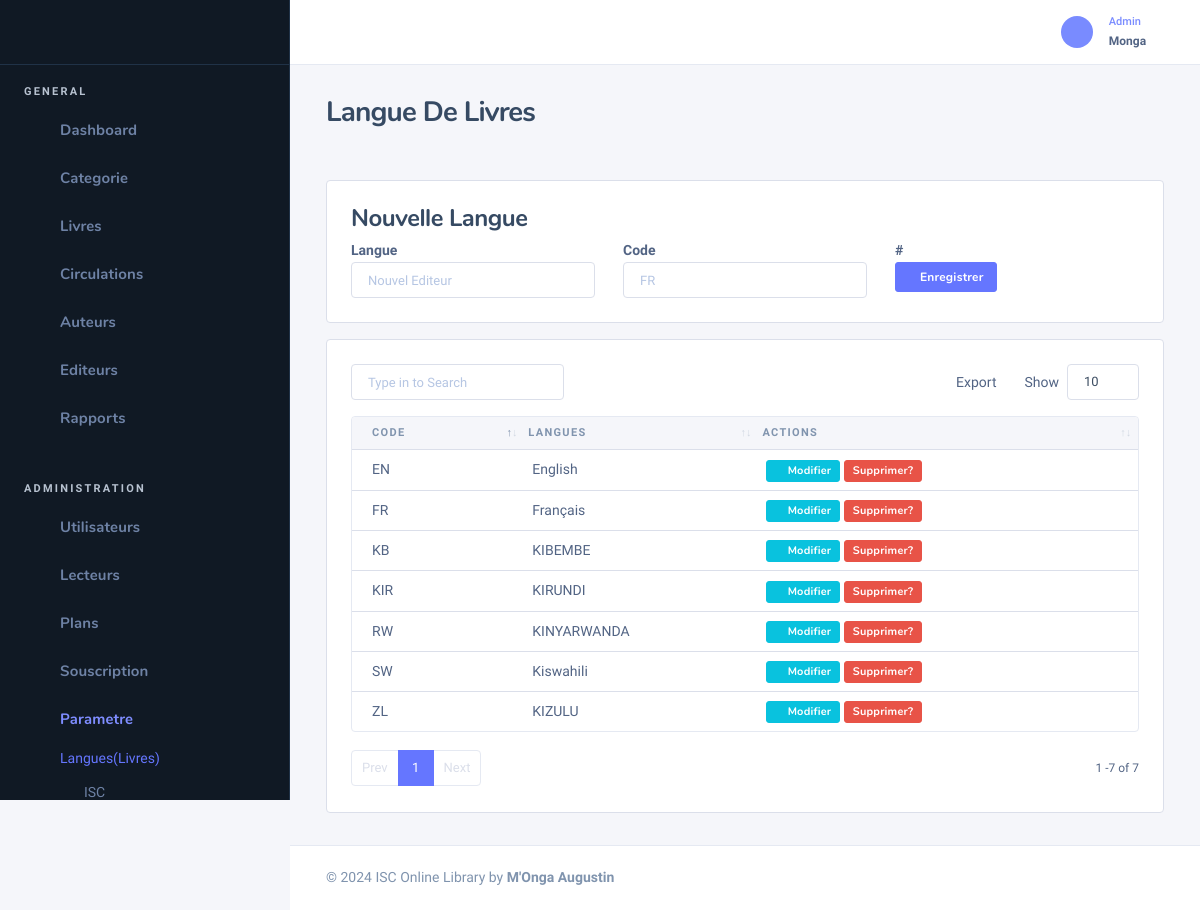
/blanguage (signed in), run on the app's committed database.
### tables this page shows
CREATE TABLE `tbl_books_language` (
  `id_book_language` int(11) NOT NULL,
  `names` varchar(20) DEFAULT NULL,
  `code` varchar(10) DEFAULT NULL
);

### Models/Admin/book.class.php (called while the page is built, shortened)
<?php
class Book
{
    public function getBLanguages()
    {
        $db = getConnection();
        $add = $db->prepare("SELECT * FROM tbl_books_language");
        $add->execute();
        $tbP = array();
        while ($data =  $add->fetchObject()) {
            $tbP[] = $data;
        }
        return $tbP;
    }
}

### Vues/Admin/blanguage.php (the view, shortened to what this page needs)
<div class="nk-content-body">
    <div class="row">
        <div class="col-lg-12">
            <div class="col-lg-12">
                <div class="card card-bordered card-preview">
                    <div class="card-inner">
                        <h4 class="page-header">Nouvelle Langue</h4>
                        <form method="post" id="formulaire_blanguage">
                            <div class="row">
                                <div class="col-sm-4">
                                    <div class="form-group">
                                        <b><label>Langue </label></b>
                                        <input type='text' name="name" placeholder="Nouvel Editeur" class="form-control" id="name" required>
                                    </div>
                                </div>
                                <div class="col-sm-4">
                                    <div class="form-group">
                                        <b><label>Code </label></b>
                                        <input type='text' name="code" placeholder="FR" class="form-control" id="code" required>
                                    </div>
                                </div>
                                <div class="col-sm-4">
                                    <div class="form-group">
                                        <b><label># </label></b><br>
                                        <button class="btn btn-primary btn-sm" type="submit"><i class="fa fa-plus fa-fw"></i> Enregistrer </button>
                                    </div>
                                </div>
                            </div>
                    </div>
                </div>
            </div>
            <div class="card card-bordered card-preview">
                <div class="card-inner">
                    <table class="datatable-init-export nowrap table" data-export-title="Export">
                        <thead>
                            <tr class="tb-tnx-head">
                                <th>Code</th>
                                <th>Langues</th>
                                <th>Actions</th>
                            </tr>
                        </thead>
                        <tbody>
                            <?php $cnt = 1;
                            foreach ($l as $e) : ?>
                                <tr class="odd gradeX">
                                    <td><?= $e->code ?></td>
                                    <td><?= $e->names ?></td>
                                    <td> <button class='btn btn-info btn-xs view_data_bl' id="<?= $e->id_book_language ?>" title='Modification'>
                                            <span class='icon ni ni-edit'> </span> Modifier
                                        </button>
                                        <button type='button' id='<?= $e->id_book_language ?>' name='delete' class='btn btn-xs btn-danger delete-blanguage'></span> Supprimer?</button>
                                    </td>
                                </tr>
                            <?php $cnt++;
                            endforeach ?>
                        </tbody>
                    </table>
                </div>
            </div>
        </div>
    </div>
</div>

### data on the page
tbl_books_language: code "FR", names "Français"
tbl_books_language: code "EN", names "English"
tbl_books_language: code "SW", names "Kiswahili"
tbl_books_language: code "KB", names "KIBEMBE"
tbl_books_language: code "KIR", names "KIRUNDI"
tbl_books_language: code "RW", names "KINYARWANDA"
tbl_books_language: code "ZL", names "KIZULU"

### other printed values
$_SESSION['noms'] "Monga"
